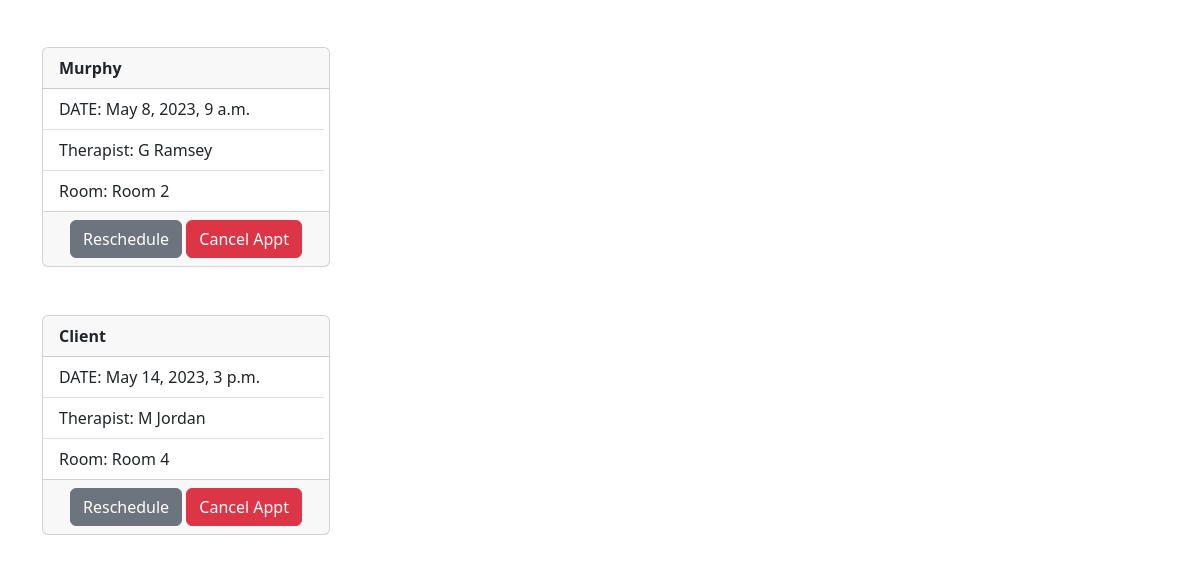
Page /appts/ (lower part) on the earlier database version.
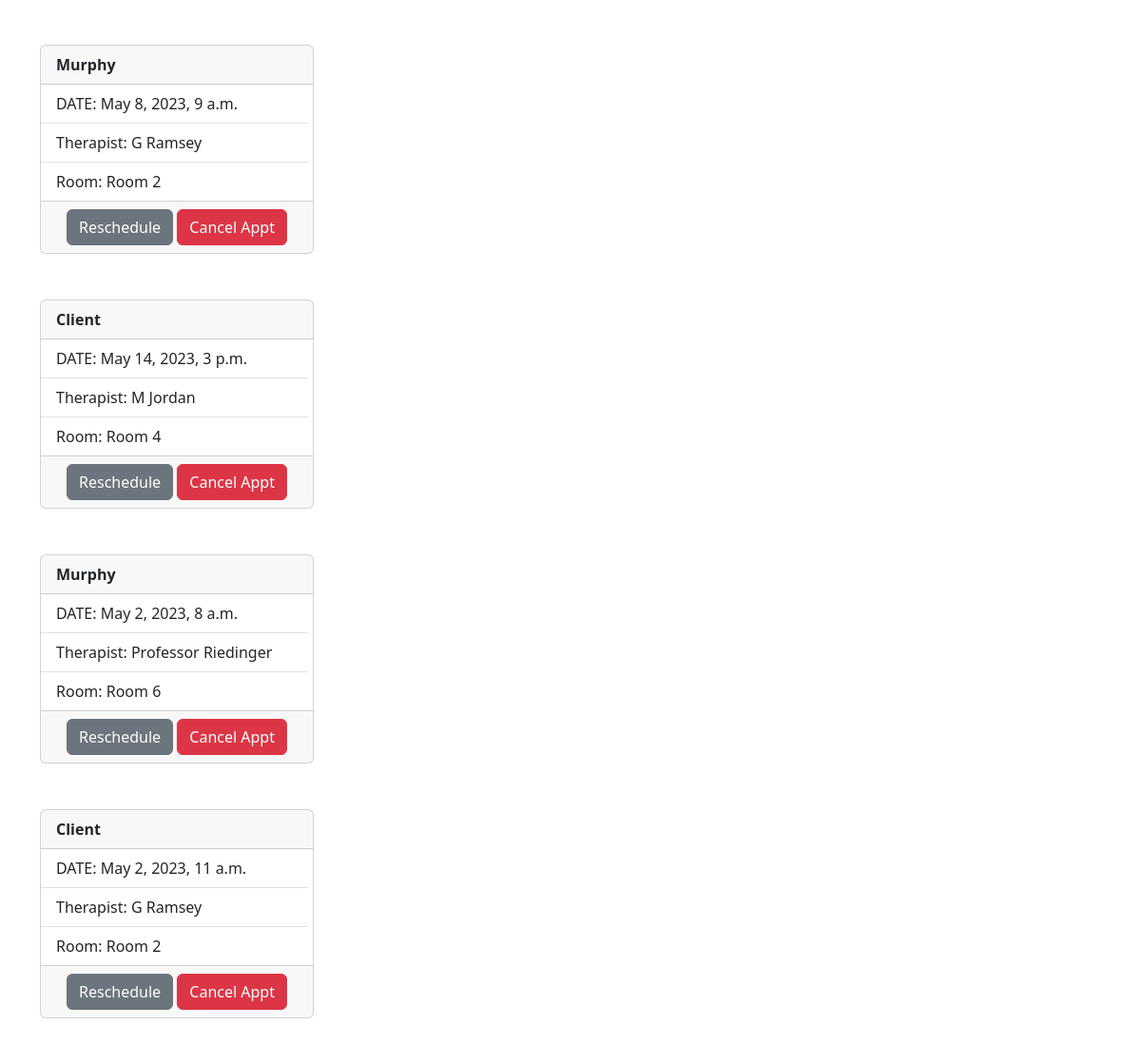
Same page on the later database version.
### website/models.py (models this page shows, shortened)
class Apptmnts(models.Model):
	client_name = models.ForeignKey(Clients, on_delete=models.DO_NOTHING)
	therapist_name = models.ForeignKey(Therapists, on_delete=models.DO_NOTHING)
	appt_date = models.DateTimeField('Appointment Date')
	room = models.ForeignKey(Rooms, on_delete=models.DO_NOTHING)
	def __str__(self):
		return self.client_name.last_name

class Clients(models.Model):
	first_name = models.CharField('First Name', max_length=100)
	last_name = models.CharField('Last Name', max_length=100)
	disp_name = models.CharField('Display Name', max_length=200, blank=True, null=True)
	email = models.EmailField('Email Address', blank=True, null=True)
	c_phone = models.CharField('Cell Phone', max_length=14, blank=True, null=True)
	notes = models.TextField(blank=True)

class Therapists(models.Model):
	first_name = models.CharField('First Name', max_length=100)
	last_name = models.CharField('Last Name', max_length=100)
	disp_name = models.CharField('Display Name', max_length=200, blank=True, null=True)
	studentID = models.CharField('Student ID', max_length=10)
	email = models.EmailField('Email Address', blank=True, null=True)
	c_phone = models.CharField('Cell Phone', max_length=14, blank=True, null=True)
	schedule = models.DateTimeField('Schedule', blank=True, null=True)
	def __str__(self):
		return self.disp_name

class Rooms(models.Model):
	number = models.CharField('Room Number', max_length=6)
	available = models.BooleanField(default=True)
	def __str__(self):
		return self.number

### website/views.py (the view)
# urls.py: path('appts/', views.all_appts, name="website_appts"),
def all_appts(request):
	appt_list = Apptmnts.objects.all()
	return render(request, 'website/appt_list.html', {'appt_list':appt_list})

### website/templates/website/appt_list.html
{% extends 'website/base.html' %}
{% block content %}
	<h1>Appointment Details</h1><br/><br/>
	{% for appt in appt_list %}
		<div class="card" style="width: 18rem;">
			<div class="card-header">
				<strong>{{ appt }}</strong><br/>
			</div>
			<ul class="list-group list-group-flush">
				<li class="list-group-item">DATE: {{ appt.appt_date }}</li>
				<li class="list-group-item">Therapist: {{ appt.therapist_name }}</li>
				<li class="list-group-item">Room: {{ appt.room }}</li>
			</ul>
			<div class="card-footer">
				<center>
					<a href="#" class="btn btn-secondary">Reschedule</a>
					<a href="#" class="btn btn-danger">Cancel Appt</a>
				</center>
			</div>
		</div><br><br>
	{% endfor %}
{% endblock %}

### website/templates/website/base.html (shortened to what this page needs)
{% load static %}
<!doctype html>
<html lang="en">
  <head>
    <link href="https://cdn.jsdelivr.net/npm/bootstrap@5.3.0-alpha3/dist/css/bootstrap.min.css" rel="stylesheet">
    <link rel="stylesheet" type="text/css" href="{% static 'css/styles.css' %}">
  </head>
  <body>
    <div class="container">
      {% block content %}
      {% endblock %}
    </div>
  </body>
</html>

### website/static/css/styles.css (style rules this page uses)
ul { height: 100%; padding: 0px 5px 0px 20px; }
a { color: #17a2b8; }

Differences in the rows shown:
added Apptmnts: client_name.last_name "Murphy", appt_date "May 2, 2023, 8 a.m.", therapist_name "Professor Riedinger", room "Room 6"
added Apptmnts: client_name.last_name "Client", appt_date "May 2, 2023, 11 a.m.", therapist_name "G Ramsey", room "Room 2"
